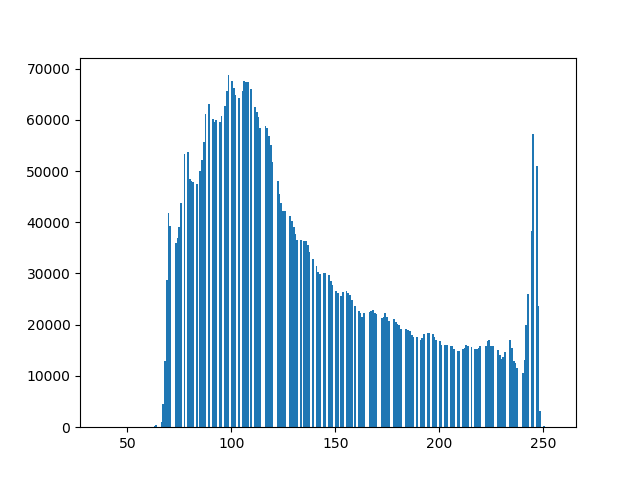
#> input picture DIP/LABS/LAB07/LAB07/solution/inputhist.png, 640 x 480 px
$ python task1.py inputhist.png
#> lines starting #> are read from the running program, lines starting #| are printed output that depends on the picture; long printed decimals are rounded

'''
Requirments:
  pip install pillow
  pip install matplotlib
  pip install numpy
Run:
> python main.py path/to/image
'''

import PIL
from PIL import Image
import numpy as np
import itertools
import sys
import matplotlib.pyplot as plt
# open image
image = Image.open(sys.argv[1]) # you have to pass the input image path as input arg
#> image is the input picture: PIL image 640x480 RGBA; mean R, G, B, A 220, 232.6, 241.4, 255
image = image.convert("L")  # convert to signle channeled image
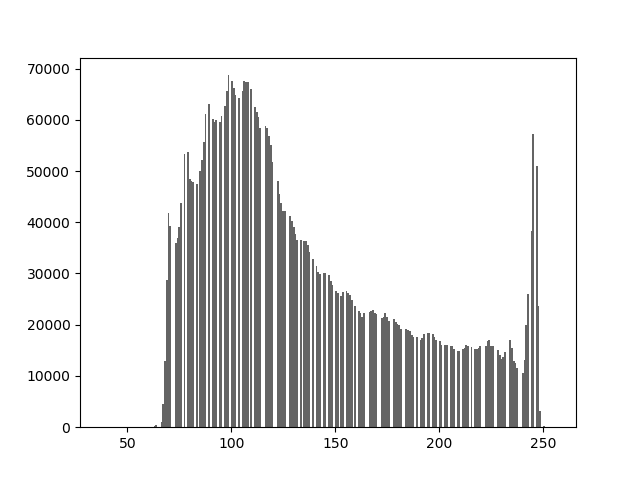
#> image: PIL image 640x480 L; min 0, max 255, mean 229.9


width, height = image.size
#> width = 640; height = 480
totalPixels = width* height
#> totalPixels = 307200

freq = [0] * 256  # fill
cProbability = [0] * 256  # fill zeros


# save original image histogram
freq = image.histogram()
#> freq = 256 values, max 255427 at index 255, min 0 at index 34, mean 1200
a = np.array(image)
plt.hist(a.ravel(),  bins=256)
plt.ylabel('Probability')
plt.xlabel('Gray Level')
plt.savefig('inputhist.svg')
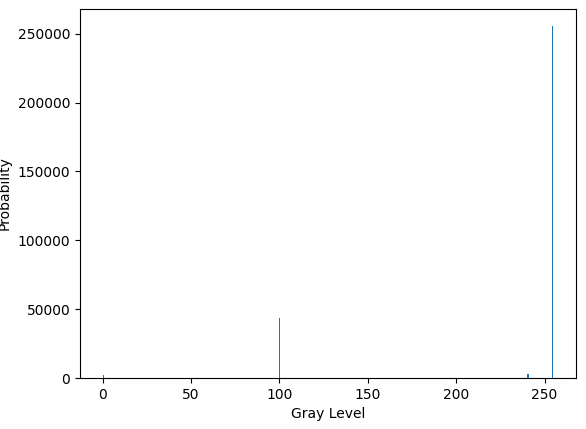
#> figure drawn by matplotlib, 1 panel; tallest bar 255427 high, from x = 254 to 255


# HISTOGRAM EQUALIZATION
prevSum = 0
for i in range(256):
    prevSum += freq[i]*1.0/totalPixels # add the probablity to calculate
    cProbability[i] = prevSum
#> this loop made 256 passes
#> prevSum on passes 1 to 3: 0.00641, 0.00641, 0.00649
#> after the loop, cProbability = 256 values from 0.00641 to 1; prevSum = 1

print(cProbability[255])
#| 1

pixels = image.load()
for x, y in itertools.product(range(width), range(height)):
    pixels[x,y] = int((255 * cProbability[pixels[x,y]])) # (L-1) * cummulative probability


# save resulatant image and histogram
image.save('output.jpg')
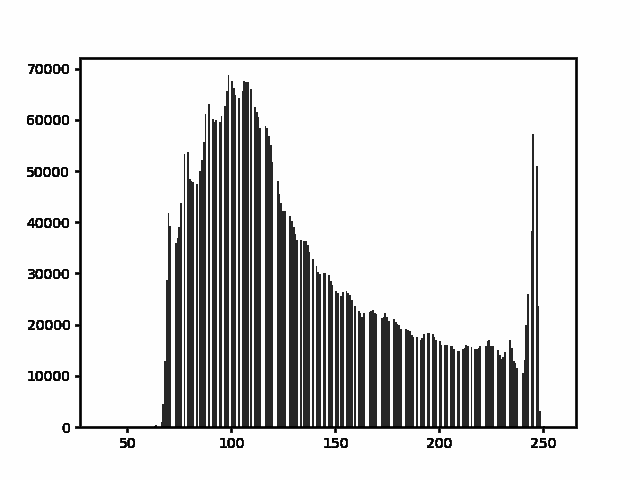
#> saved as output.jpg: PIL image 640x480 L; min 1, max 254, mean 217.4
a = np.array(image)
plt.hist(a.ravel(),  bins=256)
plt.savefig('outputhist.svg')
#> figure, not shown here; tallest bar 255427 high, from x = 254 to 255; tallest bar 255427 high, from x = 253 to 254
